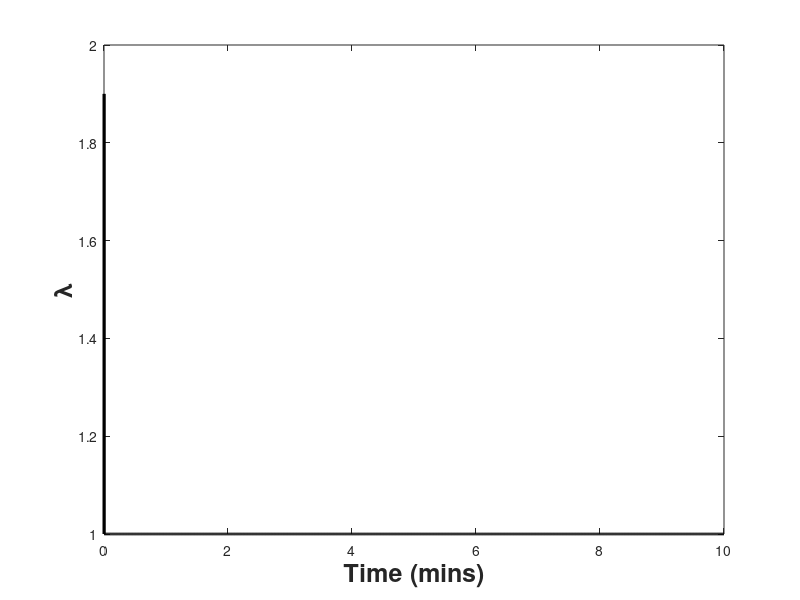

This figure's MATLAB source:
t = 0:0.1:10*60; %time in seconds. 
Q_needle = 1/(3600); %1ml/hr converted to ml/sec;
E = 10^(4)*10; %elastic modulus of cervical tissue. In pascals, converted to dyn/cm2. From "Mechanical Properties of Female Reproductive Organs and Supporting Connective Tissues: A Review of the Current State of Knowledge"
mu = 1.0995*10^(-2); %cP viscosity ethanol, converted here to Poise. From "Density, viscosity and surface tension of water+ethanol mixtures from 293k to 323k".
L_needle = 31.75/10; %length of 27 gauge needle 1 1/4", or 31.75mm in length, changed here to cm. 
r_needle = 0.2032/(2*10); %nominal inner diameter of 27 gauge needle is 0.2032mm. Here we change to cm. 
r0 = r_needle; %inital radius of cavity = needle radius.
K = 1*10^(-14)*((100^4)/(10^5)); %hydraulic permeability in (m^4)/(N*s), here converted to cm^4/(N*s) =  from "Direct Measurement of the Permeability of Human Cervical Tissue
k = 1; %hydraulic conductivity in cervical tissue. In cm/s. CHANGE THIS. 
a = 1; %radius of tumor in cm.

lambda = ones(1,length(t));
Pc = ones(1,length(t));
%lambdaTemp = 1;
% Pc = E*(5/6-(2./(3*lambdaTemp))-(1./(6*(lambdaTemp.^4))));
% trapz(a*Pc/(1-(a/(lambdaTemp*r0))));

for i = 2
    diff = 1;
    t_temp = t(1:i);
    lambdaTemp = lambda(i);
    while diff>=0.1
        LHS = Q_needle*t(i);
        Pc_temp = E*(5/6-(2./(3*lambdaTemp))-(1./(6*(lambdaTemp.^4))));
        RHS = (4/3)*pi*(r0^(3))*((lambdaTemp.^3)-1)+4*pi*k*a*trapz(Pc_temp./(1-(a./(lambdaTemp*r0))),1);
        diff = abs(LHS-RHS)/(LHS)
        lambdaTemp = lambdaTemp + 0.1;
    end
    lambda(i) = lambdaTemp - 0.1;
end

figure()
plot(t/60,lambda,'LineWidth',2,'color','k')
xlabel('Time (mins)','FontSize',18,'FontWeight','Bold')
ylabel('\lambda','FontSize',18,'FontWeight','Bold')
%r = r0*(Q_needle*(t/((4/3)*pi*(r0^3)))+1).^(1/3);
%lambda = r/r0;

%Res_needle = (8*mu*L_needle)/(pi*(r_needle^4)); %resistance in needle
%Pc = E*(5/6-(2./(3*lambda))-(1./(6*(lambda.^4)))); %pressure in cavity